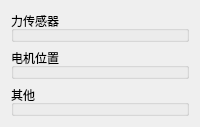
         <widget class="QWidget" name="pg_log">
          <layout class="QVBoxLayout" name="verticalLayout_49">
           <item>
            <widget class="QGroupBox" name="groupBox_4">
             <property name="title">
              <string>力传感器</string>
             </property>
             <widget class="QLabel" name="label_28">
              <property name="geometry">
               <rect>
                <x>50</x>
                <y>50</y>
                <width>41</width>
                <height>41</height>
               </rect>
              </property>
              <property name="text">
               <string>1</string>
              </property>
              <property name="alignment">
               <set>Qt::AlignCenter</set>
              </property>
             </widget>
             <widget class="QTextBrowser" name="textBrowser">
              <property name="geometry">
               <rect>
                <x>30</x>
                <y>130</y>
                <width>91</width>
                <height>41</height>
               </rect>
              </property>
              <property name="html">
               <string>&lt;!DOCTYPE HTML PUBLIC &quot;-//W3C//DTD HTML 4.0//EN&quot; &quot;http://www.w3.org/TR/REC-html40/strict.dtd&quot;&gt;
&lt;html&gt;&lt;head&gt;&lt;meta name=&quot;qrichtext&quot; content=&quot;1&quot; /&gt;&lt;style type=&quot;text/css&quot;&gt;
p, li { white-space: pre-wrap; }
&lt;/style&gt;&lt;/head&gt;&lt;body style=&quot; font-family:'Ubuntu'; font-size:20px; font-weight:400; font-style:normal;&quot;&gt;
&lt;p align=&quot;center&quot; style=&quot; margin-top:0px; margin-bottom:0px; margin-left:0px; margin-right:0px; -qt-block-indent:0; text-indent:0px;&quot;&gt;&lt;span style=&quot; font-size:16pt;&quot;&gt;0&lt;/span&gt;&lt;/p&gt;&lt;/body&gt;&lt;/html&gt;</string>
              </property>
             </widget>
            </widget>
           </item>
           <item>
            <widget class="QGroupBox" name="groupBox_9">
             <property name="title">
              <string>电机位置</string>
             </property>
            </widget>
           </item>
           <item>
            <widget class="QGroupBox" name="groupBox_10">
             <property name="title">
              <string>其他</string>
             </property>
            </widget>
           </item>
          </layout>
         </widget>
